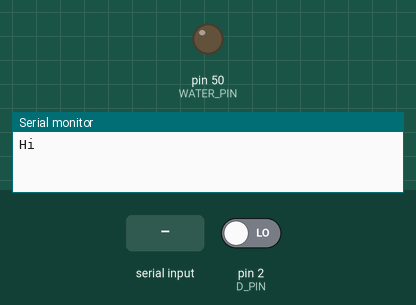
A sketch run on a simulated Arduino Mega 2560, built with avr-gcc and run on an emulated ATmega2560. On the bench: output pins drawn as LEDs (lit = HIGH), the last lines printed to the serial monitor. The inputs (shaded band) are chosen by the test bench; at power-on: pin 2 (D_PIN) LOW.

Above: at 1.2 s.
1.3 s: "W\n" received over Serial
At 2.3 s:
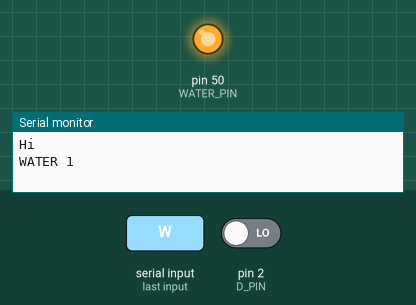
5.8 s: "w\n" received over Serial
At 6.9 s:
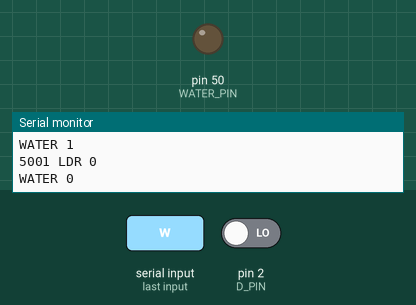
Timing chart, 0 to 8.8 s (numbered marks = the images above; inputs shaded):
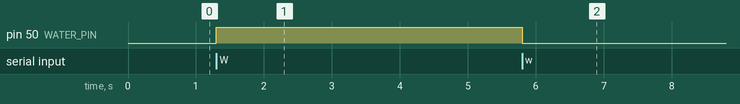

The sketch:

MeterReader.ino
```cpp
// (licence header left out)
#define D_PIN 2       // Pin connected to LDR voltage divider, used for wake-up
                      // interrupts.
#define L_PIN 5       // Pin connected to LED.
#define BUS_PIN 6     // Pin connected to one-wire bus.
#define WATER_PIN 50  // Pin connected to water relay

unsigned int ldr_count = 0;
unsigned long report_time = 0;
unsigned long ldr_first_pulse = 0;
unsigned long ldr_last_pulse = 0;
volatile byte ldr_pulse = 0;

const float w_per_pulse = 1;
const unsigned long ms_per_hour = (60 * 60 * 1000UL);

void ldr_isr() {
  ldr_pulse = 1;
}

void setup() {
  pinMode(D_PIN, INPUT);
  pinMode(WATER_PIN, OUTPUT);
  digitalWrite(WATER_PIN, LOW);
  attachInterrupt(0, ldr_isr, RISING);
  Serial.begin(57600);
  Serial.println("Hi");
  report_time = millis();
}

void status() {
  int water = digitalRead(WATER_PIN);
  char buf[1024];
  sprintf(buf, "WATER %d", water);
  Serial.println(buf);
}

unsigned long ldr_delta;

void loop() {
  static unsigned int ldr_watts;
  unsigned long now = millis();

  if (now - ldr_last_pulse > 60000) {
    ldr_watts = 0;
  }

  if (now - report_time > 5000) {
    ldr_delta = ldr_last_pulse - ldr_first_pulse;
    if (ldr_delta && ldr_count) {
      ldr_watts = (ldr_count - 1) * w_per_pulse * ms_per_hour / ldr_delta;
      ldr_count = 0;
    }

    Serial.print(now);
    Serial.print(" LDR ");
    Serial.println(ldr_watts);
    report_time = now;
  }

  if (ldr_pulse == 1) {
    if (now - ldr_last_pulse <= 240) {
      // Ignore any pulse recorded within 241ms of the previous pulse, as 1wh
      // in 240ms is equivalent to 63A of current at 240V, 0.99PF, which is
      // more than the breaker on the phase, so clearly implausible - e.g. must
      // be a measurement error (false positive).
      Serial.print(now);
      Serial.print(" FP_PULSE ");
      Serial.print(ldr_delta);
      Serial.print(" ");
      Serial.println(ldr_last_pulse);
      // These seem to come in bursts (??) so sleep for half of whatever the
      // last delta was (e.g. assume power usage stayed relatively constant) to
      // give it time to pass. This loses accuracy (e.g. miss a legitimate
      // pulse), but that's better than recording a bogus huge reading.
      //delay(ldr_delta/2);
    } else {
      ldr_count++;

      ldr_last_pulse = now;
      if (ldr_count == 1) { // was reset
        ldr_first_pulse = ldr_last_pulse;
      }
      Serial.print(now);
      Serial.print(" PULSE ");
      Serial.println(ldr_first_pulse);
    }
    ldr_pulse = 0;
  }

	int did_water = 0;
  while (Serial.available() > 0) {
    int cmd = Serial.read();
    switch (cmd) {
      case '\n':
        // ignore newlines, used to flush line buffers.
        break;
			case 'S':
				status();
				break;
      case 'w':
        digitalWrite(WATER_PIN, LOW);
				did_water = 1;
        break;
      case 'W':
        digitalWrite(WATER_PIN, HIGH);
				did_water = 1;
        break;
    }
  }
	if (did_water == 1) {
		status();
	}
}

// Vim modeline
// vim: set ts=2 sw=2 sts=2 et:
```

Measured:
- after the input at 1.3 s, pin 50 (WATER_PIN): LOW → HIGH at once
- after the input at 5.8 s, pin 50 (WATER_PIN): HIGH → LOW at once
